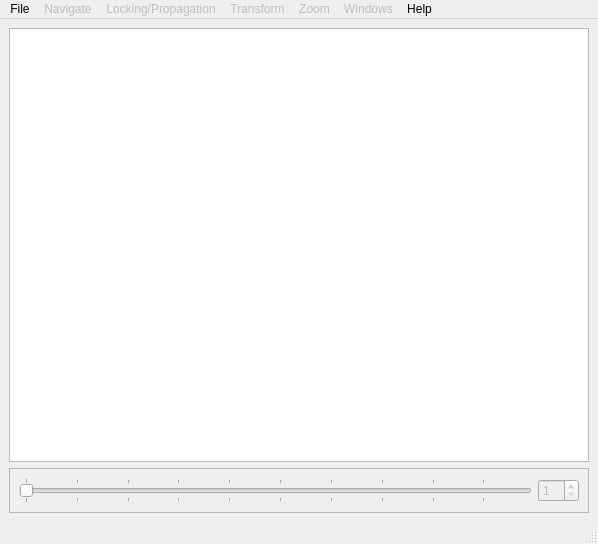
<?xml version="1.0" encoding="UTF-8"?>
<ui version="4.0">
 <class>MainWindow</class>
 <widget class="QMainWindow" name="MainWindow">
  <property name="geometry">
   <rect>
    <x>0</x>
    <y>0</y>
    <width>598</width>
    <height>544</height>
   </rect>
  </property>
  <property name="windowTitle">
   <string>SPIERSalign</string>
  </property>
  <property name="windowIcon">
   <iconset resource="../align.qrc">
    <normaloff>:/resources/SPIERSalignIcon.svg</normaloff>:/resources/SPIERSalignIcon.svg</iconset>
  </property>
  <widget class="QWidget" name="centralwidget">
   <layout class="QVBoxLayout">
    <item>
     <widget class="QGraphicsView" name="graphicsView"/>
    </item>
    <item>
     <widget class="QFrame" name="frame">
      <property name="sizePolicy">
       <sizepolicy hsizetype="Preferred" vsizetype="Fixed">
        <horstretch>0</horstretch>
        <verstretch>0</verstretch>
       </sizepolicy>
      </property>
      <property name="frameShape">
       <enum>QFrame::StyledPanel</enum>
      </property>
      <property name="frameShadow">
       <enum>QFrame::Raised</enum>
      </property>
      <layout class="QHBoxLayout">
       <item>
        <widget class="QSlider" name="horizontalSlider">
         <property name="enabled">
          <bool>false</bool>
         </property>
         <property name="minimum">
          <number>1</number>
         </property>
         <property name="orientation">
          <enum>Qt::Horizontal</enum>
         </property>
         <property name="tickPosition">
          <enum>QSlider::TicksBothSides</enum>
         </property>
         <property name="tickInterval">
          <number>10</number>
         </property>
        </widget>
       </item>
       <item>
        <widget class="QSpinBox" name="spinBox">
         <property name="enabled">
          <bool>false</bool>
         </property>
         <property name="minimum">
          <number>1</number>
         </property>
        </widget>
       </item>
      </layout>
     </widget>
    </item>
   </layout>
  </widget>
  <widget class="QMenuBar" name="menubar">
   <property name="geometry">
    <rect>
     <x>0</x>
     <y>0</y>
     <width>598</width>
     <height>20</height>
    </rect>
   </property>
   <widget class="QMenu" name="menuDsvdsvdasv">
    <property name="title">
     <string>File</string>
    </property>
    <widget class="QMenu" name="menuOpen_RecentFile">
     <property name="title">
      <string>Open Recent</string>
     </property>
     <addaction name="separator"/>
     <addaction name="separator"/>
    </widget>
    <addaction name="actionOpen"/>
    <addaction name="menuOpen_RecentFile"/>
    <addaction name="actionSave"/>
    <addaction name="actionSave_Backup"/>
    <addaction name="actionLoad_Settings_File"/>
    <addaction name="actionCompress_Dataset"/>
    <addaction name="actionConstant_autosave"/>
   </widget>
   <widget class="QMenu" name="menuTransform">
    <property name="enabled">
     <bool>false</bool>
    </property>
    <property name="title">
     <string>Transform</string>
    </property>
    <addaction name="actionRotate_Clockwise"/>
    <addaction name="actionRotate_Anticlockwise"/>
    <addaction name="actionRotate_Clockwise_More"/>
    <addaction name="actionRotate_Anticlockwise_More"/>
    <addaction name="actionRotate_Clockwise_Less_2"/>
    <addaction name="actionRotate_Anticlockwise_Less"/>
    <addaction name="separator"/>
    <addaction name="actionEnlarge"/>
    <addaction name="actionShrink"/>
    <addaction name="actionEnlarge_More"/>
    <addaction name="actionShrink_More"/>
    <addaction name="actionEnlarge_Less"/>
    <addaction name="actionShrink_Less"/>
    <addaction name="separator"/>
    <addaction name="actionShift_Left_More"/>
    <addaction name="actionShift_Left"/>
    <addaction name="actionShift_Left_less"/>
    <addaction name="actionShift_Right_More"/>
    <addaction name="actionShift_Right"/>
    <addaction name="actionShift_Right_Less"/>
    <addaction name="actionShift_Up_More"/>
    <addaction name="actionShift_Up"/>
    <addaction name="actionShift_Up_Less"/>
    <addaction name="actionShift_Down_More"/>
    <addaction name="actionShift_Down"/>
    <addaction name="actionShift_Down_Less"/>
    <addaction name="separator"/>
    <addaction name="actionReset_Image"/>
    <addaction name="actionReset_Scene"/>
    <addaction name="separator"/>
    <addaction name="actionSwap_Image_With_Next"/>
   </widget>
   <widget class="QMenu" name="menuHelp">
    <property name="title">
     <string>Help</string>
    </property>
    <addaction name="actionManual"/>
    <addaction name="actionCode_on_GitHub"/>
    <addaction name="actionBugIssueFeatureRequest"/>
    <addaction name="separator"/>
    <addaction name="actionAbout"/>
   </widget>
   <widget class="QMenu" name="menuNavigate">
    <property name="enabled">
     <bool>false</bool>
    </property>
    <property name="title">
     <string>Navigate</string>
    </property>
    <addaction name="actionNext_Image"/>
    <addaction name="actionPrevious_Image"/>
    <addaction name="separator"/>
    <addaction name="actionHide_Image"/>
    <addaction name="actionShow_Image"/>
    <addaction name="actionShow_All"/>
    <addaction name="actionAdvance_To_Hidden"/>
    <addaction name="actionRetreat_To_Hidden"/>
   </widget>
   <widget class="QMenu" name="menuMagnification">
    <property name="enabled">
     <bool>false</bool>
    </property>
    <property name="title">
     <string>Zoom</string>
    </property>
    <addaction name="actionZoom_In"/>
    <addaction name="actionZoom_Out"/>
    <addaction name="actionZoom_100"/>
    <addaction name="actionFit_Window"/>
   </widget>
   <widget class="QMenu" name="menuLocking_Propagation">
    <property name="enabled">
     <bool>false</bool>
    </property>
    <property name="title">
     <string>Locking/Propagation</string>
    </property>
    <addaction name="actionPropogate_Mode"/>
    <addaction name="actionApply_Propogation"/>
    <addaction name="separator"/>
    <addaction name="actionLock_Forward"/>
    <addaction name="actionLock_Back"/>
    <addaction name="actionLock_File"/>
    <addaction name="actionMove_Forward_Back"/>
   </widget>
   <widget class="QMenu" name="menuWindows">
    <property name="enabled">
     <bool>false</bool>
    </property>
    <property name="title">
     <string>Windows</string>
    </property>
    <addaction name="actionAdd_Markers"/>
    <addaction name="actionCreate_Crop_Area"/>
    <addaction name="actionAuto_Align"/>
    <addaction name="actionInfo"/>
   </widget>
   <addaction name="menuDsvdsvdasv"/>
   <addaction name="menuNavigate"/>
   <addaction name="menuLocking_Propagation"/>
   <addaction name="menuTransform"/>
   <addaction name="menuMagnification"/>
   <addaction name="menuWindows"/>
   <addaction name="menuHelp"/>
  </widget>
  <widget class="QStatusBar" name="statusbar"/>
  <action name="actionOpen">
   <property name="checkable">
    <bool>false</bool>
   </property>
   <property name="checked">
    <bool>false</bool>
   </property>
   <property name="text">
    <string>Open ...</string>
   </property>
   <property name="shortcut">
    <string>Ctrl+O</string>
   </property>
  </action>
  <action name="actionAbout">
   <property name="text">
    <string>About...</string>
   </property>
  </action>
  <action name="actionNext_Image">
   <property name="checkable">
    <bool>false</bool>
   </property>
   <property name="enabled">
    <bool>true</bool>
   </property>
   <property name="text">
    <string>Next Image</string>
   </property>
   <property name="shortcut">
    <string>.</string>
   </property>
  </action>
  <action name="actionPrevious_Image">
   <property name="text">
    <string>Previous Image</string>
   </property>
   <property name="shortcut">
    <string>,</string>
   </property>
  </action>
  <action name="actionZoom_In">
   <property name="text">
    <string>Zoom In</string>
   </property>
   <property name="shortcut">
    <string>Ctrl+=</string>
   </property>
  </action>
  <action name="actionZoom_Out">
   <property name="text">
    <string>Zoom Out</string>
   </property>
   <property name="shortcut">
    <string>Ctrl+-</string>
   </property>
  </action>
  <action name="actionZoom_100">
   <property name="text">
    <string>Zoom 100%</string>
   </property>
   <property name="shortcut">
    <string>Ctrl+R</string>
   </property>
  </action>
  <action name="actionFit_Window">
   <property name="text">
    <string>Fit Window</string>
   </property>
   <property name="shortcut">
    <string>Ctrl+Shift+R</string>
   </property>
  </action>
  <action name="actionRotate_Clockwise">
   <property name="enabled">
    <bool>true</bool>
   </property>
   <property name="text">
    <string>Rotate Clockwise</string>
   </property>
   <property name="shortcut">
    <string>0</string>
   </property>
  </action>
  <action name="actionRotate_Anticlockwise">
   <property name="text">
    <string>Rotate Anticlockwise</string>
   </property>
   <property name="shortcut">
    <string>1</string>
   </property>
  </action>
  <action name="actionRotate_Clockwise_More">
   <property name="text">
    <string>Big Clockwise Rotate</string>
   </property>
  </action>
  <action name="actionRotate_Anticlockwise_More">
   <property name="text">
    <string>Big Anticlockwise Rotate</string>
   </property>
   <property name="shortcut">
    <string>Ctrl+Shift+1</string>
   </property>
  </action>
  <action name="actionRotate_Clockwise_Less">
   <property name="text">
    <string>Rotate Clockwise Less</string>
   </property>
   <property name="shortcut">
    <string>9</string>
   </property>
  </action>
  <action name="actionRotate_Anticlockwise_Less">
   <property name="text">
    <string>Small Anticlockwise Rotate</string>
   </property>
  </action>
  <action name="actionShift_Left">
   <property name="text">
    <string>Shift Left</string>
   </property>
   <property name="shortcut">
    <string>Left</string>
   </property>
  </action>
  <action name="actionShift_Right">
   <property name="text">
    <string>Shift Right</string>
   </property>
   <property name="shortcut">
    <string>Right</string>
   </property>
  </action>
  <action name="actionEnlarge">
   <property name="text">
    <string>Enlarge</string>
   </property>
   <property name="shortcut">
    <string>]</string>
   </property>
  </action>
  <action name="actionShrink">
   <property name="text">
    <string>Shrink</string>
   </property>
   <property name="shortcut">
    <string>[</string>
   </property>
  </action>
  <action name="actionEnlarge_More">
   <property name="text">
    <string>Big Enlarge</string>
   </property>
   <property name="shortcut">
    <string>Ctrl+Shift+]</string>
   </property>
  </action>
  <action name="actionShrink_More">
   <property name="text">
    <string>Big Shrink</string>
   </property>
   <property name="shortcut">
    <string>Ctrl+Shift+[</string>
   </property>
  </action>
  <action name="actionEnlarge_Less">
   <property name="text">
    <string>Small Enlarge</string>
   </property>
  </action>
  <action name="actionShrink_Less">
   <property name="text">
    <string>Small Shrink</string>
   </property>
  </action>
  <action name="actionMarker_Setup">
   <property name="text">
    <string>Marker Setup</string>
   </property>
  </action>
  <action name="actionCreate_Crop_Area">
   <property name="checkable">
    <bool>true</bool>
   </property>
   <property name="text">
    <string>Crop</string>
   </property>
   <property name="shortcut">
    <string>F2</string>
   </property>
  </action>
  <action name="actionMove_Right">
   <property name="enabled">
    <bool>false</bool>
   </property>
   <property name="text">
    <string>Crop Area Right Margin: Move Right</string>
   </property>
   <property name="shortcut">
    <string>Alt+Right</string>
   </property>
  </action>
  <action name="actionMove_Left">
   <property name="enabled">
    <bool>false</bool>
   </property>
   <property name="text">
    <string>Crop Area Left Margin: Move Left</string>
   </property>
   <property name="shortcut">
    <string>Alt+Left</string>
   </property>
  </action>
  <action name="actionMove_Up">
   <property name="enabled">
    <bool>false</bool>
   </property>
   <property name="text">
    <string>Crop Area Top Margin: Move Up</string>
   </property>
  </action>
  <action name="actionMove_Down">
   <property name="enabled">
    <bool>false</bool>
   </property>
   <property name="text">
    <string>Crop Area Bottom Margin: Move Down</string>
   </property>
  </action>
  <action name="actionShift_Left_More">
   <property name="text">
    <string>Big Left Shift</string>
   </property>
   <property name="shortcut">
    <string>Ctrl+Shift+Left</string>
   </property>
  </action>
  <action name="actionShift_Left_less">
   <property name="text">
    <string>Small Left Shift</string>
   </property>
   <property name="shortcut">
    <string>Shift+Left</string>
   </property>
  </action>
  <action name="actionShift_Right_More">
   <property name="text">
    <string>Big Right Shift</string>
   </property>
   <property name="shortcut">
    <string>Ctrl+Shift+Right</string>
   </property>
  </action>
  <action name="actionShift_Right_Less">
   <property name="text">
    <string>Small Right Shift</string>
   </property>
   <property name="shortcut">
    <string>Shift+Right</string>
   </property>
  </action>
  <action name="actionMove_Up_More">
   <property name="text">
    <string>Move Up More</string>
   </property>
  </action>
  <action name="actionMove_Up_2">
   <property name="text">
    <string>Move Up</string>
   </property>
  </action>
  <action name="actionMove_Up_Less">
   <property name="text">
    <string>Move Up Less</string>
   </property>
  </action>
  <action name="actionMove_Down_More">
   <property name="text">
    <string>Move Down More</string>
   </property>
  </action>
  <action name="actionMove_Down_2">
   <property name="text">
    <string>Move Down </string>
   </property>
  </action>
  <action name="actionMove_Down_Less">
   <property name="text">
    <string>Move Down Less</string>
   </property>
  </action>
  <action name="actionShift_Up_More">
   <property name="text">
    <string>Big Upward Shift</string>
   </property>
   <property name="shortcut">
    <string>Ctrl+Shift+Up</string>
   </property>
  </action>
  <action name="actionShift_Up">
   <property name="text">
    <string>Shift Up</string>
   </property>
  </action>
  <action name="actionShift_Up_Less">
   <property name="text">
    <string>Small Upward Shift</string>
   </property>
  </action>
  <action name="actionShift_Down_More">
   <property name="text">
    <string>Big Downward Shift</string>
   </property>
   <property name="shortcut">
    <string>Ctrl+Shift+Down</string>
   </property>
  </action>
  <action name="actionShift_Down">
   <property name="text">
    <string>Shift Down</string>
   </property>
  </action>
  <action name="actionShift_Down_Lee">
   <property name="text">
    <string>Shift Down Lee</string>
   </property>
  </action>
  <action name="actionShift_Down_Less">
   <property name="text">
    <string>Small Downward Shift</string>
   </property>
  </action>
  <action name="actionAdd_marker">
   <property name="text">
    <string>Add marker</string>
   </property>
  </action>
  <action name="actionAdd_Markers">
   <property name="checkable">
    <bool>true</bool>
   </property>
   <property name="enabled">
    <bool>true</bool>
   </property>
   <property name="text">
    <string>Markers</string>
   </property>
   <property name="shortcut">
    <string>F1</string>
   </property>
  </action>
  <action name="actionSelect_Marker">
   <property name="enabled">
    <bool>false</bool>
   </property>
   <property name="text">
    <string>Select Marker</string>
   </property>
   <property name="shortcut">
    <string>\</string>
   </property>
  </action>
  <action name="actionMove_Marker_Left">
   <property name="enabled">
    <bool>false</bool>
   </property>
   <property name="text">
    <string>Move Marker Left</string>
   </property>
   <property name="shortcut">
    <string>Ctrl+Left</string>
   </property>
  </action>
  <action name="actionMove_Marker_Right">
   <property name="enabled">
    <bool>false</bool>
   </property>
   <property name="text">
    <string>Move Marker Right</string>
   </property>
   <property name="shortcut">
    <string>Ctrl+Right</string>
   </property>
  </action>
  <action name="actionMove_Marker_Up">
   <property name="enabled">
    <bool>false</bool>
   </property>
   <property name="text">
    <string>Move Marker Up</string>
   </property>
   <property name="shortcut">
    <string>Ctrl+Up</string>
   </property>
  </action>
  <action name="actionMove_Marker_Down">
   <property name="enabled">
    <bool>false</bool>
   </property>
   <property name="text">
    <string>Move Marker Down</string>
   </property>
   <property name="shortcut">
    <string>Ctrl+Down</string>
   </property>
  </action>
  <action name="actionShrink_Right">
   <property name="enabled">
    <bool>false</bool>
   </property>
   <property name="text">
    <string>Crop Area Right Margin: Move Left</string>
   </property>
   <property name="shortcut">
    <string>Ctrl+Alt+Left</string>
   </property>
  </action>
  <action name="actionShrink_Left">
   <property name="enabled">
    <bool>false</bool>
   </property>
   <property name="text">
    <string>Crop Area Left Margin: Move Right</string>
   </property>
   <property name="shortcut">
    <string>Ctrl+Alt+Right</string>
   </property>
  </action>
  <action name="actionShrink_Up">
   <property name="enabled">
    <bool>false</bool>
   </property>
   <property name="text">
    <string>Crop Area Top Margin: Move Down</string>
   </property>
   <property name="shortcut">
    <string>Ctrl+Alt+Down</string>
   </property>
  </action>
  <action name="actionShrink_Down">
   <property name="enabled">
    <bool>true</bool>
   </property>
   <property name="text">
    <string>Crop Area Bottom Margin: Move Up</string>
   </property>
   <property name="shortcut">
    <string>Ctrl+Alt+Up</string>
   </property>
  </action>
  <action name="actionCrop">
   <property name="enabled">
    <bool>false</bool>
   </property>
   <property name="text">
    <string>Crop</string>
   </property>
   <property name="shortcut">
    <string>Ctrl+Shift+X</string>
   </property>
  </action>
  <action name="actionPropogate_Mode">
   <property name="checkable">
    <bool>true</bool>
   </property>
   <property name="checked">
    <bool>false</bool>
   </property>
   <property name="enabled">
    <bool>true</bool>
   </property>
   <property name="text">
    <string>Propagate mode</string>
   </property>
  </action>
  <action name="actionApply_Propogation">
   <property name="enabled">
    <bool>false</bool>
   </property>
   <property name="text">
    <string>Apply propagation</string>
   </property>
  </action>
  <action name="actionLock_File">
   <property name="checkable">
    <bool>true</bool>
   </property>
   <property name="enabled">
    <bool>false</bool>
   </property>
   <property name="text">
    <string>Lock File</string>
   </property>
  </action>
  <action name="actionLock_Forward">
   <property name="checkable">
    <bool>true</bool>
   </property>
   <property name="text">
    <string>Lock Forward</string>
   </property>
   <property name="shortcut">
    <string>Ctrl+.</string>
   </property>
  </action>
  <action name="actionLock_Back">
   <property name="checkable">
    <bool>true</bool>
   </property>
   <property name="text">
    <string>Lock Back</string>
   </property>
   <property name="shortcut">
    <string>Ctrl+,</string>
   </property>
  </action>
  <action name="actionMove_Forward_Back">
   <property name="enabled">
    <bool>false</bool>
   </property>
   <property name="text">
    <string>Move Forward/Back</string>
   </property>
   <property name="shortcut">
    <string>#</string>
   </property>
  </action>
  <action name="actionSave">
   <property name="enabled">
    <bool>false</bool>
   </property>
   <property name="text">
    <string>Save</string>
   </property>
   <property name="shortcut">
    <string>Ctrl+S</string>
   </property>
  </action>
  <action name="actionSave_Backup">
   <property name="enabled">
    <bool>false</bool>
   </property>
   <property name="text">
    <string>Save Backup</string>
   </property>
   <property name="shortcut">
    <string>Ctrl+Shift+S</string>
   </property>
  </action>
  <action name="actionHide_Image">
   <property name="text">
    <string>Hide Image</string>
   </property>
   <property name="shortcut">
    <string>Ctrl+Alt+-</string>
   </property>
  </action>
  <action name="actionShow_Image">
   <property name="text">
    <string>Unhide Image</string>
   </property>
   <property name="shortcut">
    <string>Ctrl+Alt+=</string>
   </property>
  </action>
  <action name="actionShow_All">
   <property name="text">
    <string>Unhide All</string>
   </property>
   <property name="shortcut">
    <string>Ctrl+Shift+=</string>
   </property>
  </action>
  <action name="actionAdvance_To_Hidden">
   <property name="text">
    <string>Advance To Hidden</string>
   </property>
   <property name="shortcut">
    <string>Ctrl+Shift+.</string>
   </property>
  </action>
  <action name="actionRetreat_To_Hidden">
   <property name="text">
    <string>Retreat To Hidden</string>
   </property>
   <property name="shortcut">
    <string>Ctrl+Shift+,</string>
   </property>
  </action>
  <action name="actionReset_Image">
   <property name="text">
    <string>Reset Image</string>
   </property>
   <property name="shortcut">
    <string>Ctrl+Shift+Z</string>
   </property>
  </action>
  <action name="actionReset_Scene">
   <property name="text">
    <string>Reset Scroll Bars Around Current Image</string>
   </property>
   <property name="whatsThis">
    <string/>
   </property>
   <property name="shortcut">
    <string>Ctrl+Alt+Z</string>
   </property>
  </action>
  <action name="actionRotate_Clockwise_Less_2">
   <property name="text">
    <string>Small Clockwise Rotate</string>
   </property>
  </action>
  <action name="actionOpen_Recent">
   <property name="text">
    <string>Open Recent</string>
   </property>
  </action>
  <action name="actionMore">
   <property name="text">
    <string>More</string>
   </property>
  </action>
  <action name="actionSwap_Image_With_Next">
   <property name="text">
    <string>Swap Image With Next</string>
   </property>
  </action>
  <action name="actionOpen_Recent_2">
   <property name="text">
    <string>Open Recent</string>
   </property>
  </action>
  <action name="menuOpen_Recent">
   <property name="text">
    <string>Open Recent</string>
   </property>
  </action>
  <action name="actionOoen_Recent">
   <property name="text">
    <string>Ooen Recent</string>
   </property>
  </action>
  <action name="actionOpen_Recent_3">
   <property name="text">
    <string>Open Recent</string>
   </property>
  </action>
  <action name="actionOpen_Recent_4">
   <property name="text">
    <string>Open Recent</string>
   </property>
  </action>
  <action name="actionMore_2">
   <property name="text">
    <string>More</string>
   </property>
  </action>
  <action name="actionLoad_Settings_File">
   <property name="enabled">
    <bool>false</bool>
   </property>
   <property name="text">
    <string>Load Settings File</string>
   </property>
  </action>
  <action name="actionCompress_Dataset">
   <property name="enabled">
    <bool>false</bool>
   </property>
   <property name="text">
    <string>Compress Dataset</string>
   </property>
  </action>
  <action name="actionClear_List">
   <property name="text">
    <string>Clear List</string>
   </property>
  </action>
  <action name="actionClear_List_2">
   <property name="text">
    <string>Clear List</string>
   </property>
  </action>
  <action name="actionInfo">
   <property name="checkable">
    <bool>true</bool>
   </property>
   <property name="text">
    <string>Info</string>
   </property>
   <property name="shortcut">
    <string>F9</string>
   </property>
  </action>
  <action name="actionAuto_Markers">
   <property name="text">
    <string>Auto Markers</string>
   </property>
   <property name="shortcut">
    <string>F2</string>
   </property>
  </action>
  <action name="actionAuto_Align">
   <property name="checkable">
    <bool>true</bool>
   </property>
   <property name="text">
    <string>Auto align</string>
   </property>
   <property name="shortcut">
    <string>F3</string>
   </property>
  </action>
  <action name="actionConstant_autosave">
   <property name="checkable">
    <bool>true</bool>
   </property>
   <property name="checked">
    <bool>true</bool>
   </property>
   <property name="text">
    <string>Constant autosave</string>
   </property>
  </action>
  <action name="actionManual">
   <property name="enabled">
    <bool>true</bool>
   </property>
   <property name="text">
    <string>Online Manual</string>
   </property>
   <property name="visible">
    <bool>true</bool>
   </property>
  </action>
  <action name="actionBugIssueFeatureRequest">
   <property name="text">
    <string>Report Bug/Issue/Feature Request</string>
   </property>
  </action>
  <action name="actionCode_on_GitHub">
   <property name="text">
    <string>Code on GitHub</string>
   </property>
  </action>
  <action name="action_Manual">
   <property name="text">
    <string>Online Manual</string>
   </property>
  </action>
 </widget>
 <resources>
  <include location="../align.qrc"/>
 </resources>
 <connections>
  <connection>
   <sender>horizontalSlider</sender>
   <signal>valueChanged(int)</signal>
   <receiver>spinBox</receiver>
   <slot>setValue(int)</slot>
   <hints>
    <hint type="sourcelabel">
     <x>340</x>
     <y>491</y>
    </hint>
    <hint type="destinationlabel">
     <x>490</x>
     <y>491</y>
    </hint>
   </hints>
  </connection>
  <connection>
   <sender>spinBox</sender>
   <signal>valueChanged(int)</signal>
   <receiver>horizontalSlider</receiver>
   <slot>setValue(int)</slot>
   <hints>
    <hint type="sourcelabel">
     <x>485</x>
     <y>481</y>
    </hint>
    <hint type="destinationlabel">
     <x>429</x>
     <y>479</y>
    </hint>
   </hints>
  </connection>
 </connections>
</ui>
